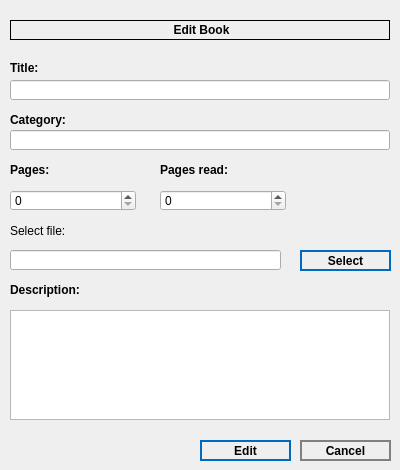
<?xml version="1.0" encoding="UTF-8"?>
<ui version="4.0">
 <class>newBookWindow</class>
 <widget class="QWidget" name="newBookWindow">
  <property name="geometry">
   <rect>
    <x>0</x>
    <y>0</y>
    <width>400</width>
    <height>470</height>
   </rect>
  </property>
  <property name="windowTitle">
   <string>New Book</string>
  </property>
  <widget class="QLabel" name="label">
   <property name="geometry">
    <rect>
     <x>10</x>
     <y>20</y>
     <width>380</width>
     <height>20</height>
    </rect>
   </property>
   <property name="frameShape">
    <enum>QFrame::Box</enum>
   </property>
   <property name="text">
    <string>&lt;html&gt;&lt;head/&gt;&lt;body&gt;&lt;p align=&quot;center&quot;&gt;&lt;span style=&quot; font-weight:600;&quot;&gt;Edit Book&lt;/span&gt;&lt;/p&gt;&lt;/body&gt;&lt;/html&gt;</string>
   </property>
  </widget>
  <widget class="QLabel" name="label_2">
   <property name="geometry">
    <rect>
     <x>10</x>
     <y>60</y>
     <width>61</width>
     <height>16</height>
    </rect>
   </property>
   <property name="text">
    <string>&lt;html&gt;&lt;head/&gt;&lt;body&gt;&lt;p&gt;&lt;span style=&quot; font-weight:600;&quot;&gt;Title:&lt;/span&gt;&lt;/p&gt;&lt;/body&gt;&lt;/html&gt;</string>
   </property>
  </widget>
  <widget class="QLineEdit" name="titleLineEdit">
   <property name="geometry">
    <rect>
     <x>10</x>
     <y>80</y>
     <width>380</width>
     <height>20</height>
    </rect>
   </property>
  </widget>
  <widget class="QLineEdit" name="titleLineEdit_2">
   <property name="geometry">
    <rect>
     <x>10</x>
     <y>130</y>
     <width>380</width>
     <height>20</height>
    </rect>
   </property>
  </widget>
  <widget class="QLabel" name="label_3">
   <property name="geometry">
    <rect>
     <x>10</x>
     <y>110</y>
     <width>71</width>
     <height>21</height>
    </rect>
   </property>
   <property name="text">
    <string>&lt;html&gt;&lt;head/&gt;&lt;body&gt;&lt;p&gt;&lt;span style=&quot; font-weight:600;&quot;&gt;Category:&lt;/span&gt;&lt;/p&gt;&lt;/body&gt;&lt;/html&gt;</string>
   </property>
  </widget>
  <widget class="QLabel" name="label_4">
   <property name="geometry">
    <rect>
     <x>10</x>
     <y>160</y>
     <width>71</width>
     <height>21</height>
    </rect>
   </property>
   <property name="text">
    <string>&lt;html&gt;&lt;head/&gt;&lt;body&gt;&lt;p&gt;&lt;span style=&quot; font-weight:600;&quot;&gt;Pages:&lt;/span&gt;&lt;/p&gt;&lt;/body&gt;&lt;/html&gt;</string>
   </property>
  </widget>
  <widget class="QSpinBox" name="pagQtySpinBox">
   <property name="geometry">
    <rect>
     <x>10</x>
     <y>190</y>
     <width>126</width>
     <height>21</height>
    </rect>
   </property>
  </widget>
  <widget class="QLabel" name="label_5">
   <property name="geometry">
    <rect>
     <x>10</x>
     <y>220</y>
     <width>71</width>
     <height>21</height>
    </rect>
   </property>
   <property name="text">
    <string>&lt;html&gt;&lt;head/&gt;&lt;body&gt;&lt;p&gt;&lt;span style=&quot; font-weight:600;&quot;&gt;Select file:&lt;/span&gt;&lt;/p&gt;&lt;/body&gt;&lt;/html&gt;</string>
   </property>
  </widget>
  <widget class="QLineEdit" name="filePathLineEdit">
   <property name="geometry">
    <rect>
     <x>10</x>
     <y>250</y>
     <width>271</width>
     <height>20</height>
    </rect>
   </property>
  </widget>
  <widget class="QPushButton" name="slectPathButton">
   <property name="geometry">
    <rect>
     <x>300</x>
     <y>250</y>
     <width>91</width>
     <height>21</height>
    </rect>
   </property>
   <property name="cursor">
    <cursorShape>PointingHandCursor</cursorShape>
   </property>
   <property name="styleSheet">
    <string notr="true">QPushButton
{	
	height: 2em;
 	border-style: solid;
	border-width: 2px;
 	border-color: #0069c0;
	font-weight: bold;
}

QPushButton:hover
{
   	background-color:#0069c0;
	color:white;
}</string>
   </property>
   <property name="text">
    <string>Select</string>
   </property>
   <property name="flat">
    <bool>false</bool>
   </property>
  </widget>
  <widget class="QLabel" name="label_6">
   <property name="geometry">
    <rect>
     <x>10</x>
     <y>280</y>
     <width>91</width>
     <height>21</height>
    </rect>
   </property>
   <property name="text">
    <string>&lt;html&gt;&lt;head/&gt;&lt;body&gt;&lt;p&gt;&lt;span style=&quot; font-weight:600;&quot;&gt;Description:&lt;/span&gt;&lt;/p&gt;&lt;/body&gt;&lt;/html&gt;</string>
   </property>
  </widget>
  <widget class="QTextEdit" name="descriptionTextEdit">
   <property name="geometry">
    <rect>
     <x>10</x>
     <y>310</y>
     <width>380</width>
     <height>110</height>
    </rect>
   </property>
  </widget>
  <widget class="QPushButton" name="addButton">
   <property name="geometry">
    <rect>
     <x>200</x>
     <y>440</y>
     <width>91</width>
     <height>21</height>
    </rect>
   </property>
   <property name="cursor">
    <cursorShape>PointingHandCursor</cursorShape>
   </property>
   <property name="styleSheet">
    <string notr="true">QPushButton
{	
	height: 2em;
 	border-style: solid;
	border-width: 2px;
 	border-color: #0069c0;
	font-weight: bold;
}

QPushButton:hover
{
   	background-color:#0069c0;
	color:white;
}</string>
   </property>
   <property name="text">
    <string>Edit</string>
   </property>
   <property name="flat">
    <bool>false</bool>
   </property>
  </widget>
  <widget class="QPushButton" name="addButton_2">
   <property name="geometry">
    <rect>
     <x>300</x>
     <y>440</y>
     <width>91</width>
     <height>21</height>
    </rect>
   </property>
   <property name="cursor">
    <cursorShape>PointingHandCursor</cursorShape>
   </property>
   <property name="styleSheet">
    <string notr="true">QPushButton
{	
	height: 2em;
 	border-style: solid;
	border-width: 2px;
 	border-color: grey;
	font-weight: bold;
}

QPushButton:hover
{
   	background-color:grey;
	color:white;
}</string>
   </property>
   <property name="text">
    <string>Cancel</string>
   </property>
   <property name="flat">
    <bool>false</bool>
   </property>
  </widget>
  <widget class="QSpinBox" name="pagQtySpinBox_2">
   <property name="geometry">
    <rect>
     <x>160</x>
     <y>190</y>
     <width>126</width>
     <height>21</height>
    </rect>
   </property>
  </widget>
  <widget class="QLabel" name="label_7">
   <property name="geometry">
    <rect>
     <x>160</x>
     <y>160</y>
     <width>81</width>
     <height>21</height>
    </rect>
   </property>
   <property name="text">
    <string>&lt;html&gt;&lt;head/&gt;&lt;body&gt;&lt;p&gt;&lt;span style=&quot; font-weight:600;&quot;&gt;Pages read:&lt;/span&gt;&lt;/p&gt;&lt;/body&gt;&lt;/html&gt;</string>
   </property>
  </widget>
 </widget>
 <resources/>
 <connections/>
</ui>
